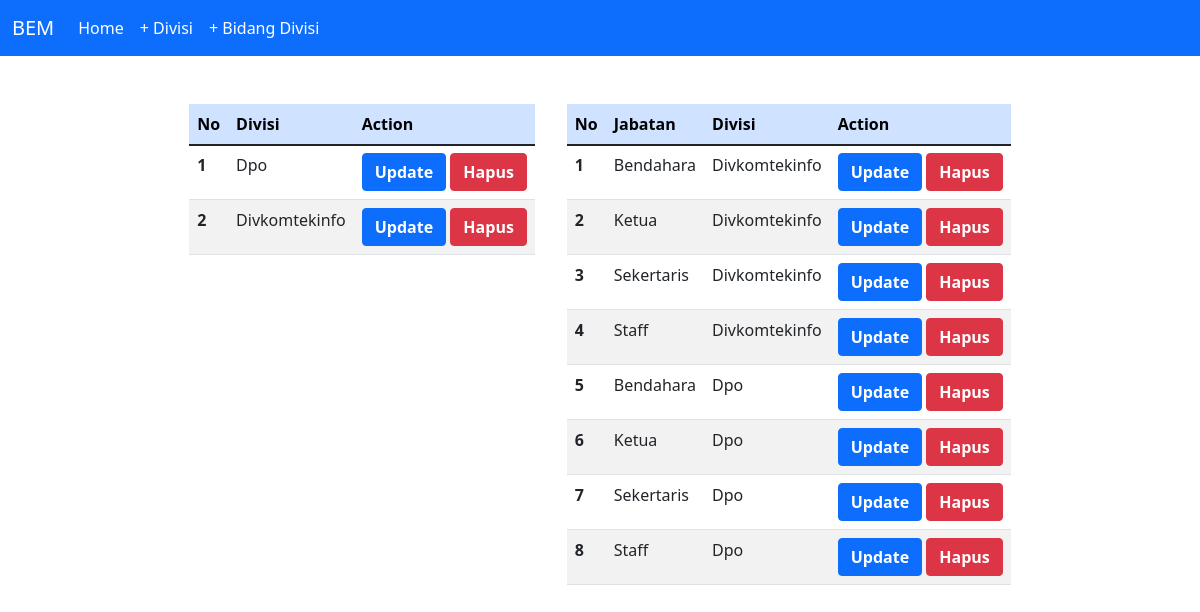
The app's page /tabelDetail.php with its own data.
### tables this page shows
CREATE TABLE `divisi` (
  `id_divisi` int(11) NOT NULL,
  `nama_divisi` varchar(100) NOT NULL
);

CREATE TABLE `bidang_divisi` (
  `id_bidang` int(11) NOT NULL,
  `jabatan` varchar(100) NOT NULL,
  `id_divisi` int(11) NOT NULL
);

### includes/DB.class.php (called while the page is built, shortened)
<?php
class DB
{
    var $db_host = "";
    var $db_user = "";
    var $db_pass = "";
    var $db_name = "";
    var $db_link = "";
    var $result = 0;
    function DB($db_host = '', $db_user = '', $db_pass = '', $db_name = '')
    {
        $this->db_host = $db_host;
        $this->db_user = $db_user;
        $this->db_pass = $db_pass;
        $this->db_name = $db_name;
    }
    function open()
    {
        $this->db_link = mysqli_connect($this->db_host, $this->db_user, $this->db_pass, $this->db_name);
    }
    function execute($query = "")
    {
        $this->result = mysqli_query($this->db_link, $query);
        return $this->result;
    }
    function getResult()
    {
        return mysqli_fetch_array($this->result);
    }
}
?>

### includes/Divisi.class.php (called while the page is built, shortened)
<?php
class Divisi extends DB {
    function getDivisi() {
        $query = "SELECT * FROM divisi";
        return $this->execute($query);
    }
}
?>

### conf.php (called while the page is built)
<?php
$db_host = "localhost";
$db_user = "root";
$db_pass = "";
$db_name = "db_organisasi";
?>

### includes/Bidang.class.php (called while the page is built, shortened)
<?php
class Bidang extends DB {
    function getBidangDivisi() {
        $query = "SELECT * FROM bidang_divisi
        JOIN divisi ON
        bidang_divisi.id_divisi = divisi.id_divisi ORDER BY divisi.nama_divisi, bidang_divisi.jabatan";
        return $this->execute($query);
    }
}
?>

### tabelDetail.php (the view, shortened to what this page needs)
<?php
include("conf.php");
include("includes/DB.class.php");
include("includes/Bidang.class.php");
include("includes/Divisi.class.php");
$objBidang = new Bidang($db_host, $db_user, $db_pass, $db_name);
$objDivisi = new Divisi($db_host, $db_user, $db_pass, $db_name);
$objBidang->open();
$objDivisi->open();
$objBidang->getBidangDivisi();
$objDivisi->getDivisi();
$data = null;
$no = 1;
while (list($id_divisi, $nama_divisi) = $objDivisi->getResult()) {
	$data .=
	"<tr>
		<th>" . $no . "</th>
		<td>" . $nama_divisi . "</td>
		<td>
			<button class='btn btn-primary'>
				<a href='updateDivisi.php?idUpdateDivisi=" . $id_divisi . "' style='color: white; font-weight: bold; text-decoration:none;'>
					Update
				</a>
			</button>
			<button class='btn btn-danger'>
				<a href='tabelDetail.php?idHapusDivisi=" . $id_divisi . "' style='color: white; font-weight: bold; text-decoration:none;'>
					Hapus
				</a>
			</button>
		</td>
	</tr>";
	$no++;
}
$dataBidang = null;
$no = 1;
while (list($id_bidang, $bidang, $id_divisi, $id_divisi, $divisi) = $objBidang->getResult()) {
    $dataBidang .=
    "<tr>
		<th>" . $no . "</th>
		<td>" . $bidang . "</td>
		<td>" . $divisi . "</td>
		<td>
			<button class='btn btn-primary'>
				<a href='updateBidangDivisi.php?idUpdateBidang=" . $id_bidang . "' style='color: white; font-weight: bold; text-decoration:none;'>
					Update
				</a>
			</button>
			<button class='btn btn-danger'>
				<a href='tabelDetail.php?idHapusBidang=" . $id_bidang . "' style='color: white; font-weight: bold; text-decoration:none;'>
					Hapus
				</a>
			</button>
		</td>
	</tr>";
	$no++;
}

### records on screen
divisi: nama_divisi "Dpo"
divisi: nama_divisi "Divkomtekinfo"
bidang_divisi: jabatan "Bendahara", id_divisi.nama_divisi "Divkomtekinfo"
bidang_divisi: jabatan "Ketua", id_divisi.nama_divisi "Divkomtekinfo"
bidang_divisi: jabatan "Sekertaris", id_divisi.nama_divisi "Divkomtekinfo"
bidang_divisi: jabatan "Staff", id_divisi.nama_divisi "Divkomtekinfo"
bidang_divisi: jabatan "Bendahara", id_divisi.nama_divisi "Dpo"
bidang_divisi: jabatan "Ketua", id_divisi.nama_divisi "Dpo"
bidang_divisi: jabatan "Sekertaris", id_divisi.nama_divisi "Dpo"
bidang_divisi: jabatan "Staff", id_divisi.nama_divisi "Dpo"

### other values on screen
$this->content "BEM Home + Divisi + Bidang Divisi No Divisi Action No Jabatan Divisi Action"
